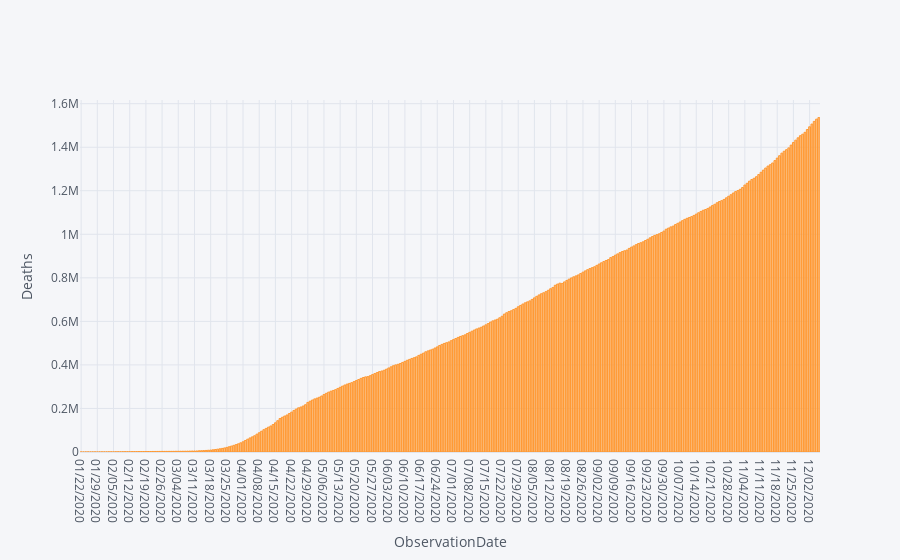

The notebook cell this image was saved under:
### Code cell
#Plotly
deaths.iplot(kind='bar',x='ObservationDate',y='Deaths',xTitle='ObservationDate',yTitle="Deaths")

### Figure 1 — Plotly figure (JSON) as saved in the notebook; plotly's stock layout.template omitted (floating-point values rounded to 4 significant figures; data arrays with more than 128 entries replaced by an {"elided": "..."} marker saying what was removed)
{"data": [{"marker": {"color": "rgba(255, 153, 51, 0.6)", "line": {"color": "rgba(255, 153, 51, 1.0)", "width": 1}}, "name": "Deaths", "orientation": "v", "text": "", "type": "bar", "x": {"elided": "320 str values"}, "y": {"elided": "320 int values"}}], "layout": {"legend": {"bgcolor": "#F5F6F9", "font": {"color": "#4D5663"}}, "paper_bgcolor": "#F5F6F9", "plot_bgcolor": "#F5F6F9", "title": {"font": {"color": "#4D5663"}}, "xaxis": {"gridcolor": "#E1E5ED", "showgrid": true, "tickfont": {"color": "#4D5663"}, "title": {"font": {"color": "#4D5663"}, "text": "ObservationDate"}, "zerolinecolor": "#E1E5ED"}, "yaxis": {"gridcolor": "#E1E5ED", "showgrid": true, "tickfont": {"color": "#4D5663"}, "title": {"font": {"color": "#4D5663"}, "text": "Deaths"}, "zerolinecolor": "#E1E5ED"}}}
